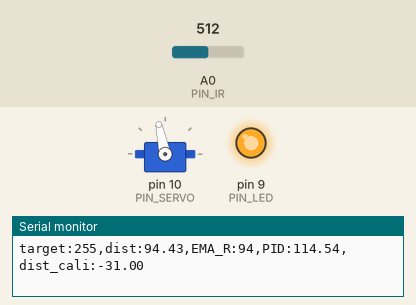
This sketch was run on a simulated Arduino Uno, built with avr-gcc and run on an emulated ATmega328P. Parts: servo, output pins drawn as LEDs (lit = HIGH), the last lines printed to the serial monitor. Inputs (shaded band) come from the test bench; at power-on: A0 (PIN_IR) = 512.

Above: at 1.2 s.
1.3 s: A0 (PIN_IR) set to 361
At 2.1 s:
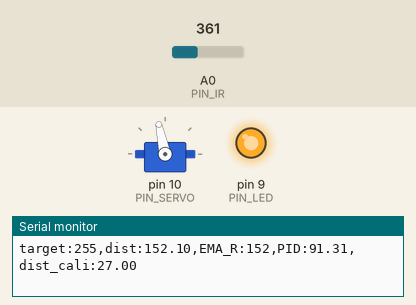
4.3 s: A0 (PIN_IR) set to 339
At 5.5 s:
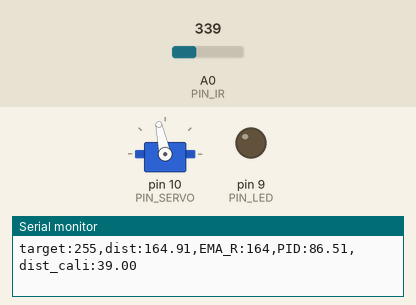
5.8 s: A0 (PIN_IR) set to 280
At 7.1 s:
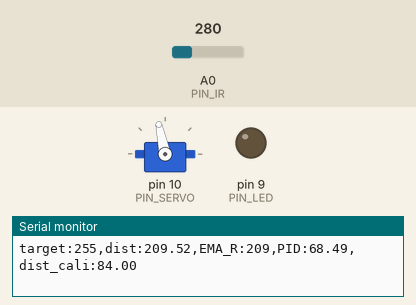
7.4 s: A0 (PIN_IR) set to 252
At 8.7 s:
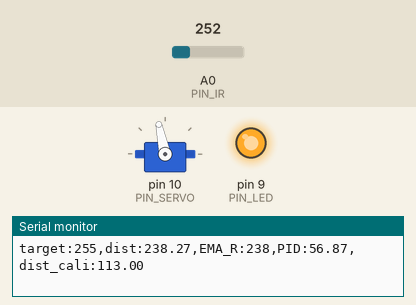
9.0 s: A0 (PIN_IR) set to 306
At 10.2 s:
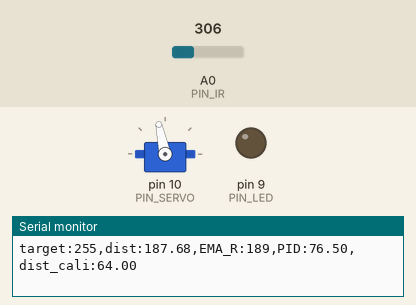
10.5 s: A0 (PIN_IR) set to 146
At 11.3 s:
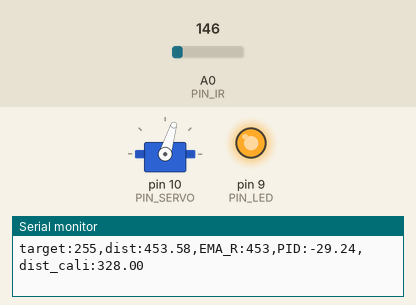
Timing chart, 0 to 13.0 s (numbered marks = the images above; inputs shaded):
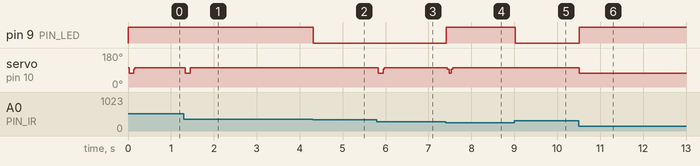

The sketch:

PControl.ino
```cpp
#include <Servo.h>

#define PIN_IR A0
#define PIN_LED 9
#define PIN_SERVO 10

#define Size 5

#define _DUTY_MIN 1400
#define _DUTY_NEU 1500
#define _DUTY_MAX 1600

float Kp = 0.4;
float Ki = 0.1;
float Kd = 0.1;

float TargetDistance = 255;

float error;
float errorPrevious;

double PControl,IControl,DControl;
double Time = 0.005;
double PIDControl;

int buffer1[Size];
int pidbuf[Size];
float sum;
float psum;
float dist_Alpha = 0.4;
int EMA = 0;
int EMA_R =0;
int PMA = 0;
int PMA_R = 0;
Servo myservo;

int a = 60;
int b = 300;

void setup() {
  pinMode(PIN_LED,OUTPUT);
  digitalWrite(PIN_LED,1);
  myservo.attach(PIN_SERVO);
  Serial.begin(57600);
  myservo.writeMicroseconds(1470);

}

float ir_distance(void){ // return value unit: mm
  float val;
  float volt = float(analogRead(PIN_IR));
  val = ((6762.0/(volt-9.0))-4.0) * 10.0;
  return val;
}

void loop(){
  float raw_dist = ir_distance();

  EMA = int(raw_dist)*dist_Alpha + (1 - dist_Alpha)*EMA;
  sum -= buffer1[0];
  for(int i=0; i<Size-1;i++)
  {
    buffer1[i] = buffer1[i+1];
  }
  buffer1[Size-1] = EMA;
  sum+=buffer1[Size-1];
  EMA_R = sum /Size+2;
  float dist_cali=300/(b-a)*(EMA_R-a)-65;

  error = TargetDistance - dist_cali;

  PControl = Kp*error;
  IControl = Ki*error*Time;
  DControl = Kd*(error-errorPrevious)/Time;

  PIDControl = PControl + IControl + DControl;
  errorPrevious = error;


  Serial.print("target:255,dist:");
  Serial.print(raw_dist);
  Serial.print(",EMA_R:");
  Serial.print(EMA_R);
  Serial.print(",PID:");
  Serial.print(PIDControl);
  Serial.print(",dist_cali:");
  Serial.println(dist_cali);
  if(raw_dist > 156 && raw_dist <224) digitalWrite(PIN_LED, 0);
  else digitalWrite(PIN_LED, 255);

  if (PIDControl>=-25 && PIDControl<25)
  {
    myservo.writeMicroseconds(1500);
  }
  else if (PIDControl < -25)
  {
    myservo.writeMicroseconds(1300);
  }
  else if (PIDControl > 10)
  {
    myservo.writeMicroseconds(1600);
  }

  delay(20);
}
```

Measured:
- the behaviour switches between 354 and 353 on A0 (PIN_IR) (found by bisection; images 1 and 2)
- the behaviour switches between 266 and 265 on A0 (PIN_IR) (found by bisection; images 3 and 4)
- after the input at 1.3 s, servo on pin 10 (PIN_SERVO): 102° → 73° at once, → 102° 0.11 s later
- after the input at 4.3 s, pin 9 (PIN_LED): HIGH → LOW at once
- after the input at 5.8 s, servo on pin 10 (PIN_SERVO): 102° → 73° at once, → 102° 0.11 s later
- after the input at 7.4 s, pin 9 (PIN_LED): LOW → HIGH at once; servo on pin 10 (PIN_SERVO): 102° → 93° at once, → 73° 0.04 s later, → 93° 0.04 s later, → 102° 0.04 s later
- after the input at 9.0 s, pin 9 (PIN_LED): HIGH → LOW at once
- after the input at 10.5 s, pin 9 (PIN_LED): LOW → HIGH at once; servo on pin 10 (PIN_SERVO): 102° → 73° at once
